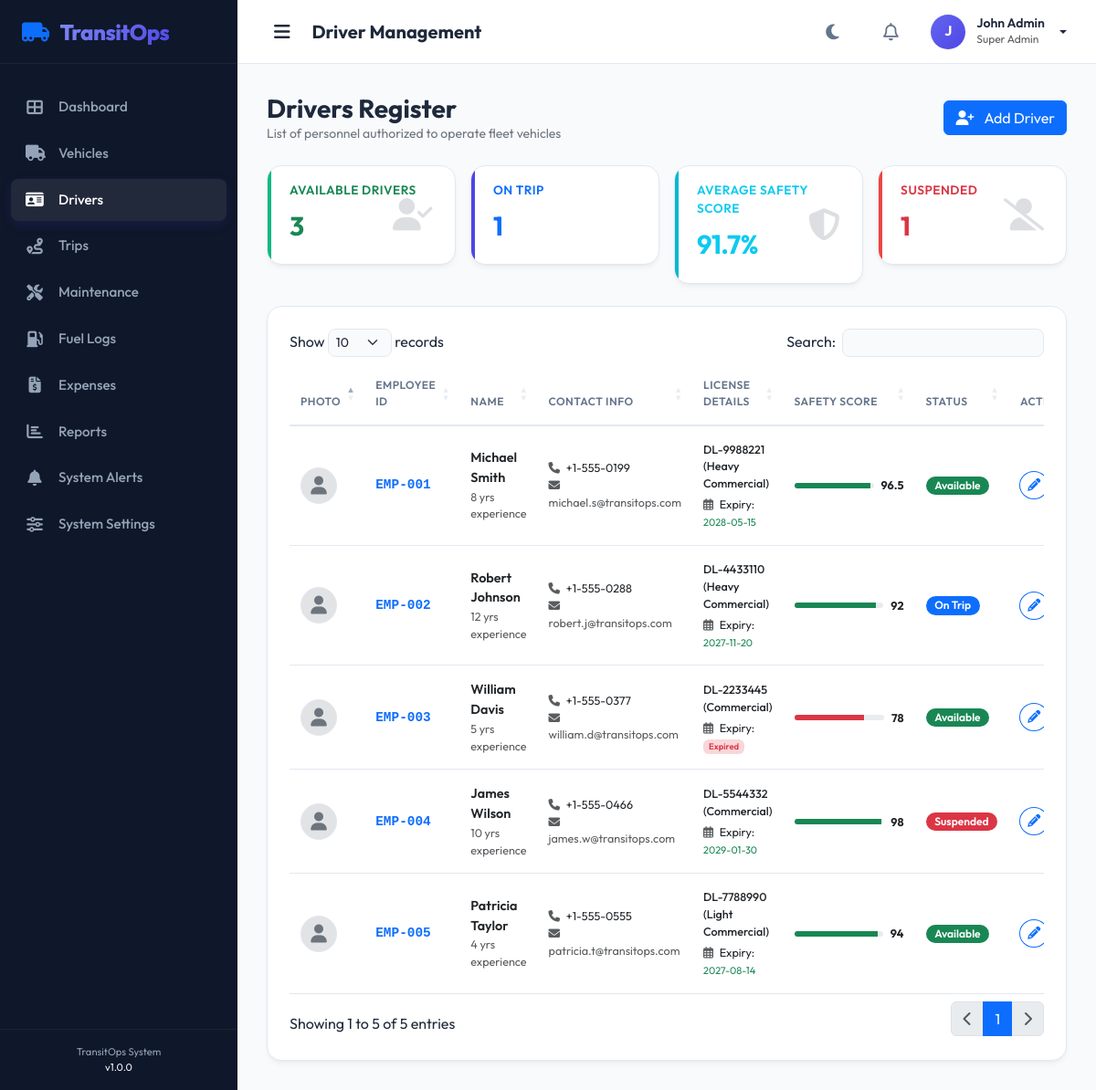
Page /drivers (signed in) on the committed database.
### tables this page shows
CREATE TABLE IF NOT EXISTS `drivers` (
  `id` INT AUTO_INCREMENT PRIMARY KEY,
  `name` VARCHAR(100) NOT NULL,
  `employee_id` VARCHAR(30) NOT NULL UNIQUE,
  `license_number` VARCHAR(50) NOT NULL,
  `license_category` VARCHAR(30) NOT NULL,
  `license_expiry` DATE NOT NULL,
  `mobile` VARCHAR(20) NOT NULL,
  `email` VARCHAR(100) NOT NULL,
  `address` TEXT NULL,
  `safety_score` DECIMAL(5, 2) DEFAULT 100.00,  
  `experience` INT NOT NULL,  
  `emergency_contact` VARCHAR(100) NULL,
  `status` VARCHAR(20) DEFAULT 'Available',  
  `photo_path` VARCHAR(255) NULL,
  `license_path` VARCHAR(255) NULL,
  `created_at` TIMESTAMP DEFAULT CURRENT_TIMESTAMP,
  `updated_at` TIMESTAMP DEFAULT CURRENT_TIMESTAMP ON UPDATE CURRENT_TIMESTAMP
);

### controllers/DriverController.php (called while the page is built, shortened)
<?php
require_once dirname(__DIR__) . '/helpers/AuthHelper.php';
class DriverController extends Controller {
    private $driverModel;
    public function __construct() {
        $this->driverModel = new Driver();
    }
    public function index() {
        $drivers = $this->driverModel->all("created_at DESC");
        $this->view('drivers/index', [
            'title' => 'Manage Drivers | TransitOps',
            'headerTitle' => 'Driver Management',
            'drivers' => $drivers
        ]);
    }
}

### index.php (called while the page is built, shortened)
<?php
$requestUri = $_SERVER['REQUEST_URI'] ?? '/';
$requestMethod = $_SERVER['REQUEST_METHOD'] ?? 'GET';
$parsedUrl = parse_url($requestUri);
$path = $parsedUrl['path'] ?? '/';
$path = '/' . ltrim($path, '/');
$routes = require_once __DIR__ . '/config/routes.php';
$routeKey = $requestMethod . '|' . $path;
$handler = $routes[$routeKey] ?? null;
list($controllerName, $action) = explode('@', $handler);
$controllerInstance = new $controllerName();
try {
    $controllerInstance->$action();
} catch (Exception $e) {
    if (DEV_MODE) {
        die("An application error occurred: " . $e->getMessage() . "<br><pre>" . $e->getTraceAsString() . "</pre>");
    } else {
        http_response_code(500);
        die("An internal server error occurred. Please contact the administrator.");
    }
}

### helpers/AuthHelper.php (called while the page is built, shortened)
<?php
class AuthHelper {
    public static function isLoggedIn() {
        return isset($_SESSION['user_id']);
    }
    public static function userPermissions() {
        return $_SESSION['user_permissions'] ?? [];
    }
    public static function hasPermission($permission) {
        $permissions = self::userPermissions();
        if (in_array('all', $permissions)) {
            return true;
        }
        return in_array($permission, $permissions);
    }
}

### config/database.php (called while the page is built)
<?php
class Database {
    private static $host = 'localhost';
    private static $db_name = 'transitops';
    private static $username = 'root';
    private static $password = '';
    private static $conn = null;
    public static function connect() {
        if (self::$conn === null) {
            try {
                $dsn = "mysql:host=" . self::$host . ";dbname=" . self::$db_name . ";charset=utf8mb4";
                $options = [
                    PDO::ATTR_ERRMODE            => PDO::ERRMODE_EXCEPTION,
                    PDO::ATTR_DEFAULT_FETCH_MODE => PDO::FETCH_ASSOC,
                    PDO::ATTR_EMULATE_PREPARES   => false,
                ];
                self::$conn = new PDO($dsn, self::$username, self::$password, $options);
            } catch (PDOException $e) {
                if (defined('DEV_MODE') && DEV_MODE) {
                    die("Database Connection Error: " . $e->getMessage());
                } else {
                    die("Database Connection Error. Please try again later.");
                }
            }
        }
        return self::$conn;
    }
}

### models/Model.php (called while the page is built, shortened)
<?php
require_once dirname(__DIR__) . '/config/database.php';
abstract class Model {
    protected $table;
    protected static function db() {
        return Database::connect();
    }
    public function all($orderBy = '') {
        $sql = "SELECT * FROM `{$this->table}`";
        if (!empty($orderBy)) {
            $sql .= " ORDER BY " . $orderBy;
        }
        $stmt = self::db()->query($sql);
        return $stmt->fetchAll();
    }
}

### views/drivers/index.php (the view, shortened to what this page needs)
<?php
require_once dirname(dirname(__DIR__)) . '/helpers/AuthHelper.php';
$isSafetyOrManager = AuthHelper::hasPermission('drivers_manage');
?>
<div class="row mb-4 align-items-center">
    <div class="col-md-6">
        <h3 class="fw-bold mb-0">Drivers Register</h3>
        <p class="text-secondary small mb-0">List of personnel authorized to operate fleet vehicles</p>
    </div>
    <div class="col-md-6 text-md-end mt-3 mt-md-0">
        <?php if ($isSafetyOrManager): ?>
        <button class="btn btn-primary" onclick="openAddModal()">
            <i class="fas fa-user-plus me-2"></i> Add Driver
        </button>
        <?php endif; ?>
    </div>
</div>
<div class="row g-3 mb-4">
    <?php
    $counts = ['Available' => 0, 'On Trip' => 0, 'Off Duty' => 0, 'Suspended' => 0];
    $total = count($drivers);
    $avgScore = 0;
    $sumScore = 0;
    foreach ($drivers as $d) {
        if (isset($counts[$d['status']])) $counts[$d['status']]++;
        $sumScore += $d['safety_score'];
    }
    if ($total > 0) {
        $avgScore = round($sumScore / $total, 1);
    }
    ?>
    <div class="col-6 col-lg-3">
        <div class="premium-card kpi-card kpi-success py-3">
            <div class="kpi-title text-success">Available Drivers</div>
            <div class="kpi-value text-success"><?php echo $counts['Available']; ?></div>
            <i class="fas fa-user-check kpi-icon"></i>
        </div>
    </div>
    <div class="col-6 col-lg-3">
        <div class="premium-card kpi-card kpi-primary py-3">
            <div class="kpi-title text-primary">On Trip</div>
            <div class="kpi-value text-primary"><?php echo $counts['On Trip']; ?></div>
        </div>
    </div>
    <div class="col-6 col-lg-3">
        <div class="premium-card kpi-card kpi-info py-3">
            <div class="kpi-title text-info">Average Safety Score</div>
            <div class="kpi-value text-info"><?php echo $avgScore; ?>%</div>
            <i class="fas fa-shield-alt kpi-icon"></i>
        </div>
    </div>
    <div class="col-6 col-lg-3">
        <div class="premium-card kpi-card kpi-danger py-3">
            <div class="kpi-title text-danger">Suspended</div>
            <div class="kpi-value text-danger"><?php echo $counts['Suspended']; ?></div>
            <i class="fas fa-user-slash kpi-icon"></i>
        </div>
    </div>
</div>
<div class="premium-card">
    <div class="table-responsive">
        <table id="driversTable" class="table table-hover w-100 align-middle">
            <thead>
                <tr>
                    <th style="width: 50px;">Photo</th>
                    <th>Employee ID</th>
                    <th>Name</th>
                    <th>Contact Info</th>
                    <th>License Details</th>
                    <th>Safety Score</th>
                    <th>Status</th>
                    <th style="width: 100px;" class="text-end">Actions</th>
                </tr>
            </thead>
            <tbody>
                <?php foreach ($drivers as $d): ?>
                <tr>
                    <td>
                        <?php if ($d['photo_path']): ?>
                            <img src="<?php echo BASE_URL . '/' . htmlspecialchars($d['photo_path']); ?>" alt="Driver Photo" class="rounded-circle object-fit-cover" style="width: 40px; height: 40px; border: 1px solid var(--border-color);">
                        <?php else: ?>
                            <div class="rounded-circle bg-secondary-subtle d-flex align-items-center justify-content-center" style="width: 40px; height: 40px; border: 1px solid var(--border-color);">
                                <i class="fas fa-user text-secondary fs-5"></i>
                            </div>
                        <?php endif; ?>
                    </td>
                    <td>
                        <span class="fw-bold text-primary font-monospace"><?php echo htmlspecialchars($d['employee_id']); ?></span>
                    </td>
                    <td>
                        <div class="fw-semibold"><?php echo htmlspecialchars($d['name']); ?></div>
                        <div class="text-muted small"><?php echo htmlspecialchars($d['experience']); ?> yrs experience</div>
                    </td>
                    <td>
                        <div class="small"><i class="fas fa-phone text-muted me-1"></i> <?php echo htmlspecialchars($d['mobile']); ?></div>
                        <div class="small text-muted"><i class="fas fa-envelope text-muted me-1"></i> <?php echo htmlspecialchars($d['email']); ?></div>
                    </td>
                    <td>
                        <div class="fw-medium small"><?php echo htmlspecialchars($d['license_number']); ?> (<?php echo htmlspecialchars($d['license_category']); ?>)</div>
                        <?php
                        $daysToLic = (strtotime($d['license_expiry']) - time()) / 86400;
                        ?>
                        <div class="small mt-1">
                            <i class="far fa-calendar-alt text-muted me-1"></i> Expiry:
                            <?php if ($daysToLic < 0): ?>
                                <span class="badge bg-danger-subtle text-danger fw-semibold">Expired</span>
                            <?php elseif ($daysToLic <= 30): ?>
                                <span class="badge bg-warning-subtle text-warning fw-semibold"><?php echo ceil($daysToLic); ?>d left</span>
                            <?php else: ?>
                                <span class="text-success small"><?php echo date('Y-m-d', strtotime($d['license_expiry'])); ?></span>
                            <?php endif; ?>
                        </div>
                    </td>
                    <td>
                        <div class="d-flex align-items-center gap-2" style="min-width: 120px;">
                            <div class="progress flex-grow-1" style="height: 6px;">
                                <?php
                                $score = floatval($d['safety_score']);
                                $barColor = 'bg-danger';
                                if ($score >= 90) $barColor = 'bg-success';
                                elseif ($score >= 80) $barColor = 'bg-warning';
                                ?>
                                <div class="progress-bar <?php echo $barColor; ?>" role="progressbar" style="width: <?php echo $score; ?>%" aria-valuenow="<?php echo $score; ?>" aria-valuemin="0" aria-valuemax="100"></div>
                            </div>
                            <span class="small fw-bold"><?php echo $score; ?></span>
                        </div>
                    </td>
                    <td>
                        <?php
                        $badgeClass = 'bg-secondary';
                        if ($d['status'] === 'Available') $badgeClass = 'bg-success';
                        elseif ($d['status'] === 'On Trip') $badgeClass = 'bg-primary';
                        elseif ($d['status'] === 'Off Duty') $badgeClass = 'bg-dark text-light';
                        elseif ($d['status'] === 'Suspended') $badgeClass = 'bg-danger';
                        ?>
                        <span class="badge badge-premium <?php echo $badgeClass; ?>"><?php echo htmlspecialchars($d['status']); ?></span>
                    </td>
                    <td class="text-end">
                        <div class="d-inline-flex gap-2">
                            <?php if ($isSafetyOrManager): ?>
                            <button class="btn btn-outline-primary btn-sm rounded-circle" onclick="openEditModal(<?php echo $d['id']; ?>)" title="Edit Driver Details">
                                <i class="fas fa-pencil-alt"></i>
                            </button>
                            <?php else: ?>
                            <span class="text-muted small">Read Only</span>
                            <?php endif; ?>
                        </div>
                    </td>
                </tr>
                <?php endforeach; ?>
            </tbody>
        </table>
    </div>
</div>

### assets/css/style.css (style rules this page uses)
:root { --font-primary: 'Outfit', sans-serif; --bg-primary: #f8fafc; --bg-secondary: #ffffff; --bg-sidebar: #0f172a; --text-primary: #1e293b; --text-secondary: #64748b; --text-light: #94a3b8; --border-color: #e2e8f0; --card-shadow: 0 4px 6px -1px rgb(0 0 0 / 0.05), 0 2px 4px -2px rgb(0 0 0 / 0.05); --card-shadow-hover: 0 10px 15px -3px rgb(0 0 0 / 0.1), 0 4px 6px -4px rgb(0 0 0 / 0.1); --primary: #4f46e5; --primary-hover: #4338ca; --primary-rgb: 79, 70, 229; --success: #10b981; --warning: #f59e0b; --danger: #ef4444; --info: #06b6d4; --sidebar-bg: #0f172a; --sidebar-text: #94a3b8; --sidebar-active-text: #ffffff; --sidebar-active-bg: rgba(255, 255, 255, 0.08); }
* { margin: 0; padding: 0; box-sizing: border-box; }
body { font-family: var(--font-primary); background-color: var(--bg-primary); color: var(--text-primary); transition: background-color 0.3s ease, color 0.3s ease; overflow-x: hidden; }
.premium-card { background-color: var(--bg-secondary); border: 1px solid var(--border-color); border-radius: 16px; box-shadow: var(--card-shadow); padding: 1.5rem; transition: transform 0.2s ease, box-shadow 0.2s ease, background-color 0.3s ease, border-color 0.3s ease; }
.kpi-card { position: relative; overflow: hidden; }
.kpi-card::after { content: ''; position: absolute; top: 0; left: 0; width: 4px; height: 100%; }
.kpi-card.kpi-primary::after { background-color: var(--primary); }
.kpi-card.kpi-success::after { background-color: var(--success); }
.kpi-card.kpi-danger::after { background-color: var(--danger); }
.kpi-card.kpi-info::after { background-color: var(--info); }
.kpi-value { font-size: 1.8rem; font-weight: 700; letter-spacing: -0.5px; margin: 0.5rem 0 0.25rem 0; }
.kpi-title { font-size: 0.85rem; text-transform: uppercase; font-weight: 600; color: var(--text-secondary); letter-spacing: 0.5px; }
.kpi-icon { position: absolute; right: 1.5rem; top: 50%; transform: translateY(-50%); font-size: 2.2rem; opacity: 0.15; color: var(--text-primary); }
.table { color: var(--text-primary) !important; }
.table th { font-weight: 600; text-transform: uppercase; font-size: 0.75rem; letter-spacing: 0.5px; color: var(--text-secondary); border-bottom: 2px solid var(--border-color); padding: 1rem 0.75rem; }
.table td { padding: 1rem 0.75rem; border-bottom: 1px solid var(--border-color); vertical-align: middle; font-size: 0.9rem; }
.badge-premium { padding: 0.35em 0.8em; font-weight: 600; border-radius: 30px; font-size: 0.75rem; }

### rows in the picture
drivers: employee "EMP-001", name "Michael Smith", experience "8", mobile "+1-555-0199", email "michael.s@transitops.com", license_number "DL-9988221", license_category "Heavy Commercial", license_expiry "2028-05-15", safety_score "96.5", status "Available"
drivers: employee "EMP-002", name "Robert Johnson", experience "12", mobile "+1-555-0288", email "robert.j@transitops.com", license_number "DL-4433110", license_category "Heavy Commercial", license_expiry "2027-11-20", safety_score "92", status "On Trip"
drivers: employee "EMP-003", name "William Davis", experience "5", mobile "+1-555-0377", email "william.d@transitops.com", license_number "DL-2233445", license_category "Commercial", license_expiry "Expired", safety_score "78", status "Available"
drivers: employee "EMP-004", name "James Wilson", experience "10", mobile "+1-555-0466", email "james.w@transitops.com", license_number "DL-5544332", license_category "Commercial", license_expiry "2029-01-30", safety_score "98", status "Suspended"
drivers: employee "EMP-005", name "Patricia Taylor", experience "4", mobile "+1-555-0555", email "patricia.t@transitops.com", license_number "DL-7788990", license_category "Light Commercial", license_expiry "2027-08-14", safety_score "94", status "Available"

### other values in the picture
VERSION "1.0.0"
$headerTitle "Driver Management"
$initials "J"
$name "John Admin"
AuthHelper::userRole() "Super Admin"
$counts['Available'] "3"
$counts['On Trip'] "1"
$avgScore "91.7"
$counts['Suspended'] "1"
